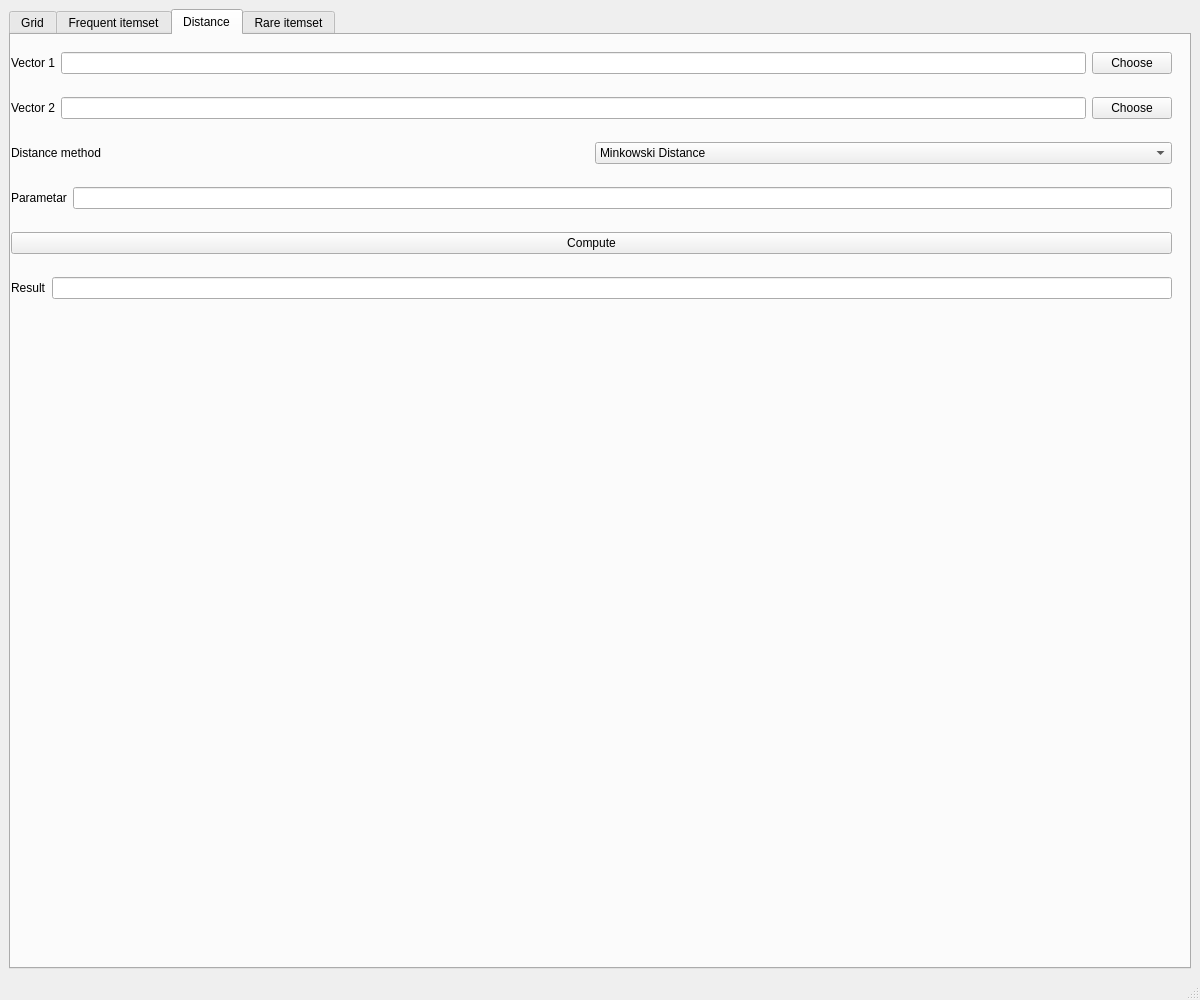
<?xml version="1.0" encoding="UTF-8"?>
<ui version="4.0">
 <class>MainWindow</class>
 <widget class="QMainWindow" name="MainWindow">
  <property name="geometry">
   <rect>
    <x>0</x>
    <y>0</y>
    <width>1200</width>
    <height>1000</height>
   </rect>
  </property>
  <property name="minimumSize">
   <size>
    <width>1200</width>
    <height>1000</height>
   </size>
  </property>
  <property name="windowTitle">
   <string>MainWindow</string>
  </property>
  <widget class="QWidget" name="centralwidget">
   <property name="minimumSize">
    <size>
     <width>0</width>
     <height>0</height>
    </size>
   </property>
   <layout class="QGridLayout" name="gridLayout">
    <item row="0" column="1">
     <widget class="QTabWidget" name="tabWidget">
      <property name="currentIndex">
       <number>2</number>
      </property>
      <property name="tabBarAutoHide">
       <bool>true</bool>
      </property>
      <widget class="QWidget" name="tab1">
       <attribute name="title">
        <string>Grid</string>
       </attribute>
       <layout class="QVBoxLayout" name="verticalLayout">
        <item>
         <layout class="QHBoxLayout" name="horizontalLayout">
          <item>
           <widget class="QLabel" name="gridInputFileLabel">
            <property name="minimumSize">
             <size>
              <width>125</width>
              <height>30</height>
             </size>
            </property>
            <property name="maximumSize">
             <size>
              <width>125</width>
              <height>30</height>
             </size>
            </property>
            <property name="text">
             <string>Choose input file:</string>
            </property>
           </widget>
          </item>
          <item>
           <widget class="QLineEdit" name="gridInputFileLine">
            <property name="minimumSize">
             <size>
              <width>0</width>
              <height>30</height>
             </size>
            </property>
            <property name="maximumSize">
             <size>
              <width>16777215</width>
              <height>30</height>
             </size>
            </property>
            <property name="readOnly">
             <bool>true</bool>
            </property>
           </widget>
          </item>
          <item>
           <widget class="QPushButton" name="gridBrowseButton">
            <property name="minimumSize">
             <size>
              <width>120</width>
              <height>30</height>
             </size>
            </property>
            <property name="maximumSize">
             <size>
              <width>120</width>
              <height>30</height>
             </size>
            </property>
            <property name="text">
             <string>Browse</string>
            </property>
           </widget>
          </item>
         </layout>
        </item>
        <item>
         <layout class="QHBoxLayout" name="horizontalLayout_3">
          <item>
           <widget class="QLabel" name="gridOutputFileLabel">
            <property name="minimumSize">
             <size>
              <width>125</width>
              <height>30</height>
             </size>
            </property>
            <property name="maximumSize">
             <size>
              <width>125</width>
              <height>30</height>
             </size>
            </property>
            <property name="text">
             <string>Output file:</string>
            </property>
           </widget>
          </item>
          <item>
           <widget class="QLineEdit" name="gridOutputFileLine">
            <property name="minimumSize">
             <size>
              <width>0</width>
              <height>30</height>
             </size>
            </property>
            <property name="maximumSize">
             <size>
              <width>16777215</width>
              <height>30</height>
             </size>
            </property>
            <property name="readOnly">
             <bool>true</bool>
            </property>
           </widget>
          </item>
          <item>
           <widget class="QPushButton" name="gridChangeButton">
            <property name="minimumSize">
             <size>
              <width>120</width>
              <height>30</height>
             </size>
            </property>
            <property name="maximumSize">
             <size>
              <width>16777215</width>
              <height>30</height>
             </size>
            </property>
            <property name="text">
             <string>Change</string>
            </property>
           </widget>
          </item>
         </layout>
        </item>
        <item>
         <layout class="QHBoxLayout" name="horizontalLayout_2">
          <property name="spacing">
           <number>6</number>
          </property>
          <item>
           <widget class="QLabel" name="gridSetParametersLabel">
            <property name="minimumSize">
             <size>
              <width>125</width>
              <height>30</height>
             </size>
            </property>
            <property name="maximumSize">
             <size>
              <width>125</width>
              <height>30</height>
             </size>
            </property>
            <property name="text">
             <string>Set parameters:</string>
            </property>
           </widget>
          </item>
          <item>
           <widget class="QTableWidget" name="gridParametersTable">
            <property name="sizePolicy">
             <sizepolicy hsizetype="Expanding" vsizetype="Minimum">
              <horstretch>0</horstretch>
              <verstretch>0</verstretch>
             </sizepolicy>
            </property>
            <property name="minimumSize">
             <size>
              <width>0</width>
              <height>50</height>
             </size>
            </property>
            <property name="maximumSize">
             <size>
              <width>16777215</width>
              <height>50</height>
             </size>
            </property>
            <property name="accessibleName">
             <string/>
            </property>
            <property name="rowCount">
             <number>1</number>
            </property>
            <property name="columnCount">
             <number>3</number>
            </property>
            <attribute name="horizontalHeaderCascadingSectionResizes">
             <bool>false</bool>
            </attribute>
            <attribute name="horizontalHeaderHighlightSections">
             <bool>true</bool>
            </attribute>
            <attribute name="horizontalHeaderShowSortIndicator" stdset="0">
             <bool>false</bool>
            </attribute>
            <attribute name="horizontalHeaderStretchLastSection">
             <bool>false</bool>
            </attribute>
            <attribute name="verticalHeaderStretchLastSection">
             <bool>false</bool>
            </attribute>
            <row/>
            <column/>
            <column/>
            <column/>
            <item row="0" column="0">
             <property name="text">
              <string>Minsup (%)</string>
             </property>
            </item>
            <item row="0" column="2">
             <property name="text">
              <string>(e.g. 0.25)</string>
             </property>
            </item>
           </widget>
          </item>
          <item>
           <widget class="QPushButton" name="gridRunAlgorithmButton">
            <property name="minimumSize">
             <size>
              <width>120</width>
              <height>30</height>
             </size>
            </property>
            <property name="maximumSize">
             <size>
              <width>120</width>
              <height>30</height>
             </size>
            </property>
            <property name="text">
             <string>Run Algorithm</string>
            </property>
           </widget>
          </item>
         </layout>
        </item>
        <item>
         <widget class="QGraphicsView" name="gridGraphicsView"/>
        </item>
       </layout>
      </widget>
      <widget class="QWidget" name="tab2">
       <attribute name="title">
        <string>Frequent itemset</string>
       </attribute>
       <layout class="QVBoxLayout" name="verticalLayout_2">
        <item>
         <layout class="QHBoxLayout" name="horizontalLayout">
          <item>
           <widget class="QLabel" name="freqInputFileLabel">
            <property name="minimumSize">
             <size>
              <width>125</width>
              <height>30</height>
             </size>
            </property>
            <property name="maximumSize">
             <size>
              <width>125</width>
              <height>30</height>
             </size>
            </property>
            <property name="text">
             <string>Choose input file:</string>
            </property>
           </widget>
          </item>
          <item>
           <widget class="QLineEdit" name="freqInputFileLine">
            <property name="minimumSize">
             <size>
              <width>0</width>
              <height>30</height>
             </size>
            </property>
            <property name="maximumSize">
             <size>
              <width>16777215</width>
              <height>30</height>
             </size>
            </property>
           </widget>
          </item>
          <item>
           <widget class="QPushButton" name="freqBrowseButton">
            <property name="minimumSize">
             <size>
              <width>120</width>
              <height>30</height>
             </size>
            </property>
            <property name="maximumSize">
             <size>
              <width>120</width>
              <height>30</height>
             </size>
            </property>
            <property name="text">
             <string>Browse</string>
            </property>
           </widget>
          </item>
         </layout>
        </item>
        <item>
         <layout class="QHBoxLayout" name="horizontalLayout_5">
          <item>
           <widget class="QLabel" name="freqOutputFileLabel">
            <property name="minimumSize">
             <size>
              <width>125</width>
              <height>30</height>
             </size>
            </property>
            <property name="maximumSize">
             <size>
              <width>125</width>
              <height>30</height>
             </size>
            </property>
            <property name="text">
             <string>Output file:</string>
            </property>
           </widget>
          </item>
          <item>
           <widget class="QLineEdit" name="freqOutputFileLine">
            <property name="maximumSize">
             <size>
              <width>16777215</width>
              <height>30</height>
             </size>
            </property>
           </widget>
          </item>
          <item>
           <widget class="QPushButton" name="freqChangeButton">
            <property name="minimumSize">
             <size>
              <width>120</width>
              <height>30</height>
             </size>
            </property>
            <property name="maximumSize">
             <size>
              <width>120</width>
              <height>30</height>
             </size>
            </property>
            <property name="text">
             <string>Change</string>
            </property>
           </widget>
          </item>
         </layout>
        </item>
        <item>
         <layout class="QHBoxLayout" name="horizontalLayout_4">
          <item>
           <widget class="QLabel" name="freqSetParametersLabel">
            <property name="minimumSize">
             <size>
              <width>125</width>
              <height>30</height>
             </size>
            </property>
            <property name="maximumSize">
             <size>
              <width>125</width>
              <height>30</height>
             </size>
            </property>
            <property name="text">
             <string>Set parameters:</string>
            </property>
           </widget>
          </item>
          <item>
           <widget class="QTableWidget" name="freqParametersTable">
            <property name="sizePolicy">
             <sizepolicy hsizetype="Expanding" vsizetype="Minimum">
              <horstretch>0</horstretch>
              <verstretch>0</verstretch>
             </sizepolicy>
            </property>
            <property name="minimumSize">
             <size>
              <width>0</width>
              <height>50</height>
             </size>
            </property>
            <property name="maximumSize">
             <size>
              <width>16777215</width>
              <height>50</height>
             </size>
            </property>
            <property name="rowCount">
             <number>1</number>
            </property>
            <property name="columnCount">
             <number>3</number>
            </property>
            <row/>
            <column/>
            <column/>
            <column/>
            <item row="0" column="0">
             <property name="text">
              <string>Minsup (%)</string>
             </property>
            </item>
            <item row="0" column="2">
             <property name="text">
              <string>(e.g. 0.25)</string>
             </property>
            </item>
           </widget>
          </item>
          <item>
           <widget class="QPushButton" name="freqRunAlgorithmButton">
            <property name="minimumSize">
             <size>
              <width>120</width>
              <height>30</height>
             </size>
            </property>
            <property name="maximumSize">
             <size>
              <width>120</width>
              <height>30</height>
             </size>
            </property>
            <property name="text">
             <string>Run Algorithm</string>
            </property>
           </widget>
          </item>
         </layout>
        </item>
        <item>
         <layout class="QHBoxLayout" name="horizontalLayout_6">
          <item>
           <widget class="QGraphicsView" name="freqGraphicsView"/>
          </item>
          <item>
           <layout class="QVBoxLayout" name="verticalLayout_3" stretch="0,0,0">
            <property name="spacing">
             <number>15</number>
            </property>
            <property name="sizeConstraint">
             <enum>QLayout::SetDefaultConstraint</enum>
            </property>
            <property name="leftMargin">
             <number>0</number>
            </property>
            <property name="topMargin">
             <number>0</number>
            </property>
            <item>
             <spacer name="verticalSpacer">
              <property name="orientation">
               <enum>Qt::Vertical</enum>
              </property>
              <property name="sizeHint" stdset="0">
               <size>
                <width>20</width>
                <height>40</height>
               </size>
              </property>
             </spacer>
            </item>
            <item>
             <widget class="QPushButton" name="freqForwardButton">
              <property name="sizePolicy">
               <sizepolicy hsizetype="Minimum" vsizetype="Fixed">
                <horstretch>0</horstretch>
                <verstretch>0</verstretch>
               </sizepolicy>
              </property>
              <property name="text">
               <string>Forward</string>
              </property>
             </widget>
            </item>
            <item>
             <spacer name="verticalSpacer_2">
              <property name="orientation">
               <enum>Qt::Vertical</enum>
              </property>
              <property name="sizeHint" stdset="0">
               <size>
                <width>20</width>
                <height>40</height>
               </size>
              </property>
             </spacer>
            </item>
           </layout>
          </item>
         </layout>
        </item>
       </layout>
      </widget>
      <widget class="QWidget" name="tab3">
       <attribute name="title">
        <string>Distance</string>
       </attribute>
       <widget class="QWidget" name="verticalLayoutWidget">
        <property name="geometry">
         <rect>
          <x>0</x>
          <y>0</y>
          <width>1161</width>
          <height>281</height>
         </rect>
        </property>
        <layout class="QVBoxLayout" name="verticalLayout_5">
         <item>
          <layout class="QHBoxLayout" name="horizontalLayout_9">
           <item>
            <widget class="QLabel" name="label">
             <property name="text">
              <string>Vector 1</string>
             </property>
            </widget>
           </item>
           <item>
            <widget class="QLineEdit" name="leVec1"/>
           </item>
           <item>
            <widget class="QPushButton" name="pbChooseVec1">
             <property name="text">
              <string>Choose</string>
             </property>
            </widget>
           </item>
          </layout>
         </item>
         <item>
          <layout class="QHBoxLayout" name="horizontalLayout_10">
           <item>
            <widget class="QLabel" name="label_2">
             <property name="text">
              <string>Vector 2</string>
             </property>
            </widget>
           </item>
           <item>
            <widget class="QLineEdit" name="leVec2"/>
           </item>
           <item>
            <widget class="QPushButton" name="pbChooseVec2">
             <property name="text">
              <string>Choose</string>
             </property>
            </widget>
           </item>
          </layout>
         </item>
         <item>
          <layout class="QHBoxLayout" name="horizontalLayout_11">
           <item>
            <widget class="QLabel" name="label_3">
             <property name="text">
              <string>Distance method</string>
             </property>
            </widget>
           </item>
           <item>
            <widget class="QComboBox" name="comboBox">
             <item>
              <property name="text">
               <string>Minkowski Distance</string>
              </property>
             </item>
             <item>
              <property name="text">
               <string>Jaccard coefficient</string>
              </property>
             </item>
             <item>
              <property name="text">
               <string>Hamming Distance</string>
              </property>
             </item>
             <item>
              <property name="text">
               <string>Cosine Distance</string>
              </property>
             </item>
            </widget>
           </item>
          </layout>
         </item>
         <item>
          <layout class="QHBoxLayout" name="horizontalLayout_12">
           <item>
            <widget class="QLabel" name="label_4">
             <property name="text">
              <string>Parametar</string>
             </property>
            </widget>
           </item>
           <item>
            <widget class="QLineEdit" name="leParam"/>
           </item>
          </layout>
         </item>
         <item>
          <widget class="QPushButton" name="pbCompute">
           <property name="text">
            <string>Compute</string>
           </property>
          </widget>
         </item>
         <item>
          <layout class="QHBoxLayout" name="horizontalLayout_13">
           <item>
            <widget class="QLabel" name="label_5">
             <property name="text">
              <string>Result</string>
             </property>
            </widget>
           </item>
           <item>
            <widget class="QLineEdit" name="leRes"/>
           </item>
          </layout>
         </item>
        </layout>
       </widget>
      </widget>
      <widget class="QWidget" name="tab4">
       <attribute name="title">
        <string>Rare itemset</string>
       </attribute>
       <widget class="QWidget" name="verticalLayoutWidget_2">
        <property name="geometry">
         <rect>
          <x>0</x>
          <y>10</y>
          <width>1161</width>
          <height>10128</height>
         </rect>
        </property>
        <layout class="QVBoxLayout" name="verticalLayout_4">
         <item>
          <layout class="QHBoxLayout" name="horizontalLayout_7">
           <item>
            <widget class="QLabel" name="label_6">
             <property name="text">
              <string>Choose input file</string>
             </property>
            </widget>
           </item>
           <item>
            <widget class="QLineEdit" name="leApr"/>
           </item>
           <item>
            <widget class="QPushButton" name="pbChooseApr">
             <property name="text">
              <string>Choose</string>
             </property>
            </widget>
           </item>
          </layout>
         </item>
         <item>
          <layout class="QHBoxLayout" name="horizontalLayout_14">
           <item>
            <widget class="QLabel" name="label_8">
             <property name="text">
              <string>Choose output file</string>
             </property>
            </widget>
           </item>
           <item>
            <widget class="QLineEdit" name="lePbOutputRare"/>
           </item>
           <item>
            <widget class="QPushButton" name="pbChooseOutput">
             <property name="text">
              <string>Choose</string>
             </property>
            </widget>
           </item>
          </layout>
         </item>
         <item>
          <layout class="QHBoxLayout" name="horizontalLayout_8">
           <item>
            <widget class="QLabel" name="label_7">
             <property name="text">
              <string>MIN SUPPORT</string>
             </property>
            </widget>
           </item>
           <item>
            <widget class="QLineEdit" name="leMinSupp"/>
           </item>
          </layout>
         </item>
         <item>
          <widget class="QPushButton" name="pbFindRare">
           <property name="text">
            <string>Find Rare</string>
           </property>
          </widget>
         </item>
         <item>
          <widget class="QTextEdit" name="textEdit">
           <property name="minimumSize">
            <size>
             <width>0</width>
             <height>500</height>
            </size>
           </property>
          </widget>
         </item>
        </layout>
       </widget>
      </widget>
     </widget>
    </item>
   </layout>
  </widget>
  <widget class="QMenuBar" name="menubar">
   <property name="geometry">
    <rect>
     <x>0</x>
     <y>0</y>
     <width>1200</width>
     <height>21</height>
    </rect>
   </property>
  </widget>
  <widget class="QStatusBar" name="statusbar"/>
 </widget>
 <resources/>
 <connections/>
</ui>
